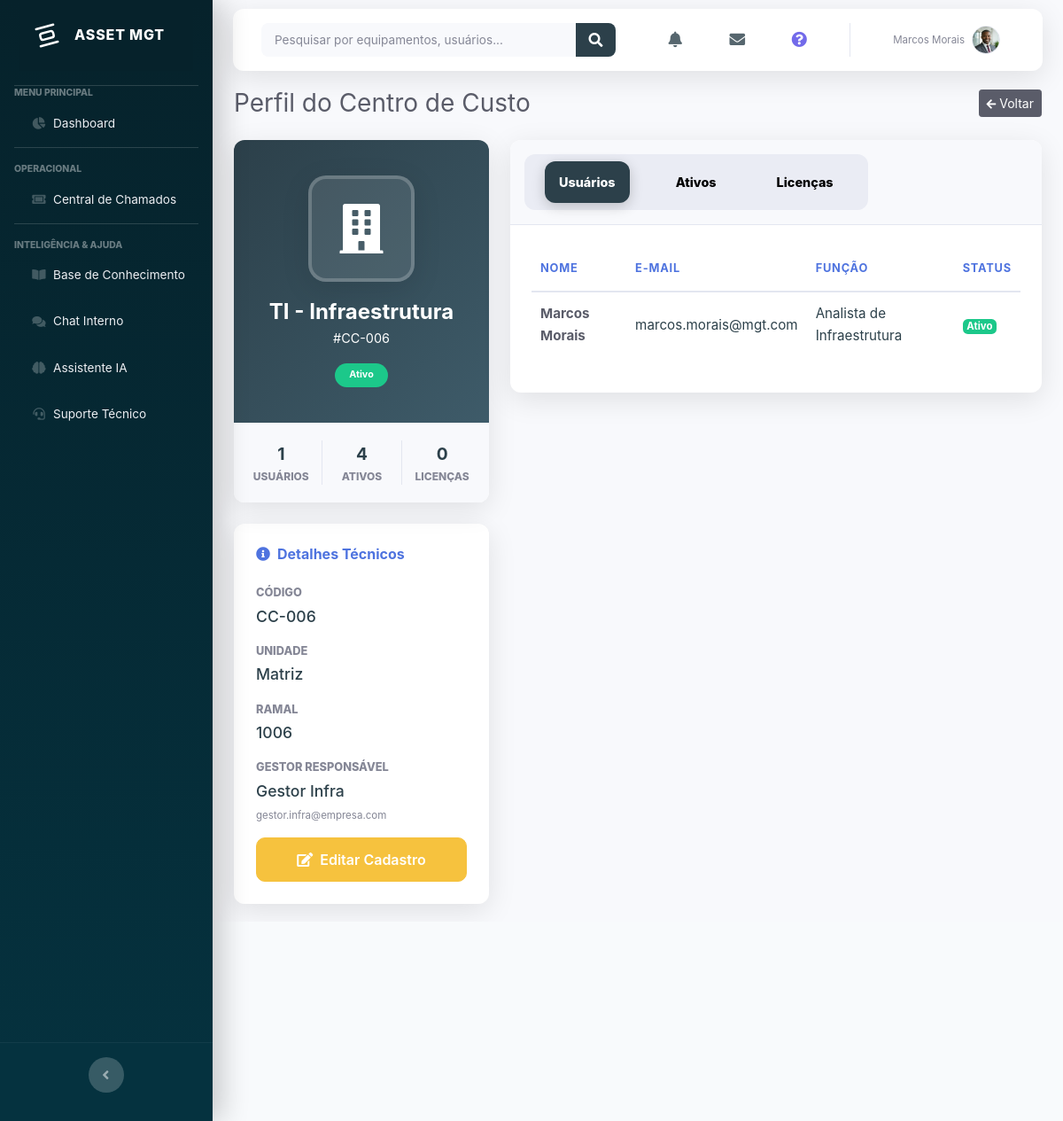
Screenshot of /perfil_centro_de_custo.php?id=6 (signed in) with the database file from the repository.
### tables this page shows
CREATE TABLE `centro_de_custo` (
  `id_centro_de_custo` int(11) NOT NULL AUTO_INCREMENT,
  `nomeSetor` varchar(255) NOT NULL,
  `codigo` varchar(50) NOT NULL,
  `ramal` varchar(20) DEFAULT NULL,
  `unidade` varchar(100) DEFAULT NULL,
  `emailGestor` varchar(255) DEFAULT NULL,
  `gestor` varchar(255) DEFAULT NULL,
  `status` varchar(50) DEFAULT NULL,
  `imagem` varchar(255) DEFAULT NULL,
  `descricao` text DEFAULT NULL,
  PRIMARY KEY (`id_centro_de_custo`),
  KEY `idx_cc_nomeSetor` (`nomeSetor`),
  KEY `idx_cc_codigo` (`codigo`)
);

CREATE TABLE `usuarios` (
  `id_usuarios` int(11) NOT NULL AUTO_INCREMENT,
  `nome` varchar(100) NOT NULL,
  `sobrenome` varchar(100) NOT NULL,
  `usuarioAD` varchar(50) NOT NULL,
  `funcao` varchar(50) DEFAULT NULL,
  `dataNascimento` date DEFAULT NULL,
  `email` varchar(100) NOT NULL,
  `cpf` varchar(14) DEFAULT NULL,
  `centroDeCusto` varchar(100) DEFAULT NULL,
  `setor` varchar(100) DEFAULT NULL,
  `matricula` varchar(20) NOT NULL,
  `telefone` varchar(15) DEFAULT NULL,
  `tipoContrato` varchar(50) DEFAULT NULL,
  `senha` varchar(255) NOT NULL,
  `confirmarSenha` varchar(255) NOT NULL,
  `nivelUsuario` enum('Admin','Suporte','Usu├ƒrio') DEFAULT NULL,
  `unidade` varchar(100) DEFAULT NULL,
  `status` enum('Ativo','Inativo') DEFAULT 'Ativo',
  `foto_perfil` varchar(255) DEFAULT NULL,
  `reset_token` varchar(255) DEFAULT NULL,
  `reset_token_expira` datetime DEFAULT NULL,
  `chat_status` enum('Dispon├¡vel','Ausente','Ocupado','Offline') DEFAULT 'Dispon├¡vel',
  `last_seen` datetime DEFAULT current_timestamp(),
  PRIMARY KEY (`id_usuarios`),
  UNIQUE KEY `usuarioAD` (`usuarioAD`),
  UNIQUE KEY `email` (`email`),
  UNIQUE KEY `matricula` (`matricula`),
  KEY `idx_usuarios_nome` (`nome`),
  KEY `idx_usuarios_sobrenome` (`sobrenome`),
  KEY `idx_usuarios_email` (`email`),
  KEY `idx_usuarios_usuarioAD` (`usuarioAD`),
  KEY `idx_usuarios_status` (`status`)
);

### language.php (called while the page is built, shortened)
<?php
global $lang_data;
$lang_file = __DIR__ . '/lang/' . $_SESSION['idioma'] . '.php';
if (file_exists($lang_file)) {
    $lang_data = include $lang_file;
} else {
    $lang_data = include __DIR__ . '/lang/pt-BR.php';
}
if (!function_exists('__')) {
    function __($key) {
        global $lang_data;
        return $lang_data[$key] ?? $key;
    }
}

### perfil_centro_de_custo.php (the view, shortened to what this page needs)
<?php
include_once 'conexao.php';
$id = isset($_GET['id']) ? intval($_GET['id']) : 0;
$sql_cc = "SELECT * FROM centro_de_custo WHERE id_centro_de_custo = $id";
$result_cc = mysqli_query($conn, $sql_cc);
$cc = mysqli_fetch_assoc($result_cc);
$nome_cc = $cc['nomeSetor'];
$sql_users = "SELECT * FROM usuarios WHERE centroDeCusto = '" . mysqli_real_escape_string($conn, $nome_cc) . "' ORDER BY nome ASC";
$result_users = mysqli_query($conn, $sql_users);
$sql_assets = "SELECT * FROM ativos WHERE centroDeCusto = '" . mysqli_real_escape_string($conn, $nome_cc) . "' ORDER BY modelo ASC";
$result_assets = mysqli_query($conn, $sql_assets);
$sql_lic = "SELECT * FROM licencas WHERE id_centro_custo = $id ORDER BY software ASC";
$result_lic = mysqli_query($conn, $sql_lic);
$total_users = mysqli_num_rows($result_users);
$total_assets = mysqli_num_rows($result_assets);
$total_lic = mysqli_num_rows($result_lic);
?>
<!DOCTYPE html>
<html lang="<?php echo $_SESSION['idioma'] ?? 'pt-br'; ?>">
<head>
    <link rel="stylesheet" href="/assets/bootstrap/css/bootstrap.min.css?h=3265483e434712d72c41db9eebc4c8bb">
    <link rel="stylesheet" href="/assets/css/Montserrat.css?h=d6a29779d310462e7fcdde7b9a80e0db">
    <link rel="stylesheet" href="/assets/css/Nunito.css?h=5f41e73f827c7b56616237a1da13b6e2">
    <link rel="stylesheet" href="https://use.fontawesome.com/releases/v5.12.0/css/all.css">
    <link rel="stylesheet" href="https://cdnjs.cloudflare.com/ajax/libs/animate.css/3.5.2/animate.min.css">
    <?php include_once 'sidebar_style.php'; ?>
</head>
<body id="page-top">
    <div id="wrapper">
        <nav class="navbar navbar-dark align-items-start sidebar sidebar-dark accordion bg-gradient-primary p-0" style="background: rgb(44,64,74);">
            <div class="container-fluid d-flex flex-column p-0">
                <?php include_once 'sidebar_brand.php'; ?>
                <?php include_once 'sidebar_menu.php'; ?>
            </div>
        </nav>
        <div class="d-flex flex-column" id="content-wrapper">
            <div id="content">
                <?php include_once 'topbar.php'; ?>
                <div class="container-fluid">
                    <div class="d-sm-flex justify-content-between align-items-center mb-4 animate__animated animate__fadeInDown">
                        <h3 class="text-dark mb-0"><?php echo __('Perfil do Centro de Custo'); ?></h3>
                        <a class="btn btn-dark btn-sm" href="centro_de_custo.php">
                            <i class="fas fa-arrow-left fa-sm mr-1"></i><?php echo __('Voltar'); ?>
                        </a>
                    </div>
                    <div class="row">
                        <div class="col-lg-4 animate__animated animate__fadeInLeft" style="animation-delay: 0.1s;">
                            <div class="card shadow card-shadow profile-card mb-4">
                                <div class="profile-header">
                                    <div class="profile-img-container shadow">
                                        <i class="fas fa-building profile-icon"></i>
                                    </div>
                                    <h4 class="font-weight-bold mb-1"><?php echo htmlspecialchars($cc['nomeSetor']); ?></h4>
                                    <p class="mb-3 opacity-75">#<?php echo htmlspecialchars($cc['codigo']); ?></p>
                                    <span class="badge badge-<?php echo $cc['status'] === 'Ativo' ? 'success' : 'secondary'; ?> px-3 py-2" style="border-radius: 20px;">
                                        <?php echo __($cc['status'] ?? 'Ativo'); ?>
                                    </span>
                                </div>
                                <div class="card-body bg-light">
                                    <div class="row text-center">
                                        <div class="col-4">
                                            <div class="stats-badge"><?php echo $total_users; ?></div>
                                            <div class="stats-label"><?php echo __('Usuários'); ?></div>
                                        </div>
                                        <div class="col-4 border-left">
                                            <div class="stats-badge"><?php echo $total_assets; ?></div>
                                            <div class="stats-label"><?php echo __('Ativos'); ?></div>
                                        </div>
                                        <div class="col-4 border-left">
                                            <div class="stats-badge"><?php echo $total_lic; ?></div>
                                            <div class="stats-label"><?php echo __('Licenças'); ?></div>
                                        </div>
                                    </div>
                                </div>
                            </div>
                            <div class="info-card shadow card-shadow">
                                <h6 class="font-weight-bold text-primary mb-4">
                                    <i class="fas fa-info-circle mr-2"></i><?php echo __('Detalhes Técnicos'); ?>
                                </h6>
                                <div class="detail-label"><?php echo __('Código'); ?></div>
                                <div class="detail-value"><?php echo htmlspecialchars($cc['codigo']); ?></div>
                                <div class="detail-label"><?php echo __('Unidade'); ?></div>
                                <div class="detail-value"><?php echo htmlspecialchars($cc['unidade'] ?? '-'); ?></div>
                                <div class="detail-label"><?php echo __('Ramal'); ?></div>
                                <div class="detail-value"><?php echo htmlspecialchars($cc['ramal'] ?? '-'); ?></div>
                                <div class="detail-label"><?php echo __('Gestor Responsável'); ?></div>
                                <div class="detail-value mb-1"><?php echo htmlspecialchars($cc['gestor'] ?? '-'); ?></div>
                                <div class="small text-muted mb-3"><?php echo htmlspecialchars($cc['emailGestor'] ?? ''); ?></div>
                                <a href="editar_centro_de_custo.php?id=<?php echo $id; ?>" class="btn btn-warning btn-block btn-action">
                                    <i class="fas fa-edit mr-2"></i><?php echo __('Editar Cadastro'); ?>
                                </a>
                            </div>
                        </div>
                        <div class="col-lg-8">
                            <div class="info-card shadow card-shadow mb-4 animate__animated animate__fadeInRight" style="animation-delay: 0.2s; padding: 0; overflow: hidden;">
                                <div class="bg-light p-3 border-bottom">
                                    <ul class="nav nav-pills nav-tabs-premium" id="ccTabs" style="margin-bottom: 0; background: #eaecf4;">
                                    <li class="nav-item">
                                        <a class="nav-link active" id="users-tab" data-toggle="tab" href="#users" role="tab"><?php echo __('Usuários'); ?></a>
                                    </li>
                                    <li class="nav-item">
                                        <a class="nav-link" id="assets-tab" data-toggle="tab" href="#assets" role="tab"><?php echo __('Ativos'); ?></a>
                                    </li>
                                    <li class="nav-item">
                                        <a class="nav-link" id="licenses-tab" data-toggle="tab" href="#licenses" role="tab"><?php echo __('Licenças'); ?></a>
                                    </li>
                                </ul>
                                </div>
                                <div class="tab-content p-4" id="ccTabsContent">
                                    <div class="tab-pane fade show active" id="users" role="tabpanel">
                                        <div class="table-responsive">
                                            <table class="table table-hover table-sm">
                                                <thead>
                                                    <tr>
                                                        <th><?php echo __('Nome'); ?></th>
                                                        <th><?php echo __('E-mail'); ?></th>
                                                        <th><?php echo __('Função'); ?></th>
                                                        <th><?php echo __('Status'); ?></th>
                                                    </tr>
                                                </thead>
                                                <tbody>
                                                    <?php if ($total_users > 0): ?>
                                                        <?php while($u = mysqli_fetch_assoc($result_users)): ?>
                                                            <tr>
                                                                <td><a href="perfil_usuario.php?id=<?php echo $u['id_usuarios']; ?>" class="font-weight-bold text-dark"><?php echo htmlspecialchars($u['nome'] . ' ' . $u['sobrenome']); ?></a></td>
                                                                <td><?php echo htmlspecialchars($u['email']); ?></td>
                                                                <td><?php echo htmlspecialchars($u['funcao']); ?></td>
                                                                <td><span class="badge badge-<?php echo ($u['status'] == 'Ativo' ? 'success' : 'danger'); ?>"><?php echo __($u['status']); ?></span></td>
                                                            </tr>
                                                        <?php endwhile; ?>
                                                    <?php else: ?>
                                                        <tr><td colspan="4" class="text-center text-muted py-4"><?php echo __('Nenhum usuário vinculado.'); ?></td></tr>
                                                    <?php endif; ?>
                                                </tbody>
                                            </table>
                                        </div>
                                    </div>
                                </div>
                            </div>
                        </div>
                    </div>
                </div>
            </div>
        </div>
    </div>
</body>
</html>

### rows the page displays
centro_de_custo: nomeSetor "TI - Infraestrutura", codigo "CC-006", status "Ativo", unidade "Matriz", ramal "1006", gestor "Gestor Infra", emailGestor "gestor.infra@empresa.com"
usuarios: nome+sobrenome "Marcos Morais", email "marcos.morais@mgt.com", funcao "Analista de Infraestrutura", status "Ativo"

### other values shown
__('Menu Principal') "MENU PRINCIPAL"
__('Dashboard') "Dashboard"
__('Operacional') "OPERACIONAL"
__('Central de Chamados') "Central de Chamados"
__('Inteligência & Ajuda') "INTELIGÊNCIA & AJUDA"
__('Base de Conhecimento') "Base de Conhecimento"
__('Chat Interno') "Chat Interno"
__('Assistente IA') "Assistente IA"
__('Suporte Técnico') "Suporte Técnico"
$userName "Marcos Morais"
__('Perfil do Centro de Custo') "Perfil do Centro de Custo"
__('Voltar') "Voltar"
$total_users "1"
__('Usuários') "USUÁRIOS"
$total_assets "4"
